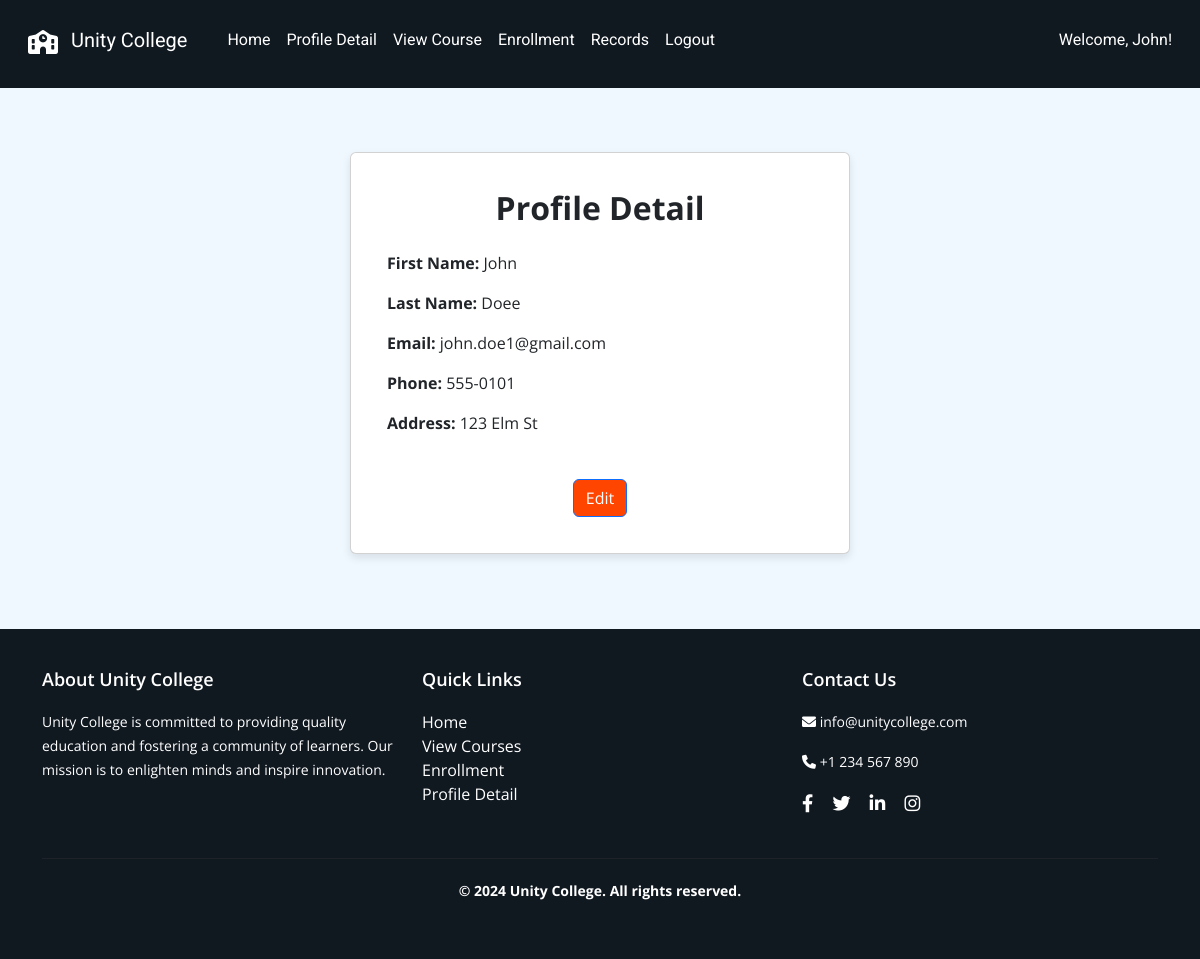
/student/profile (signed in), run on an earlier commit of the app's database.
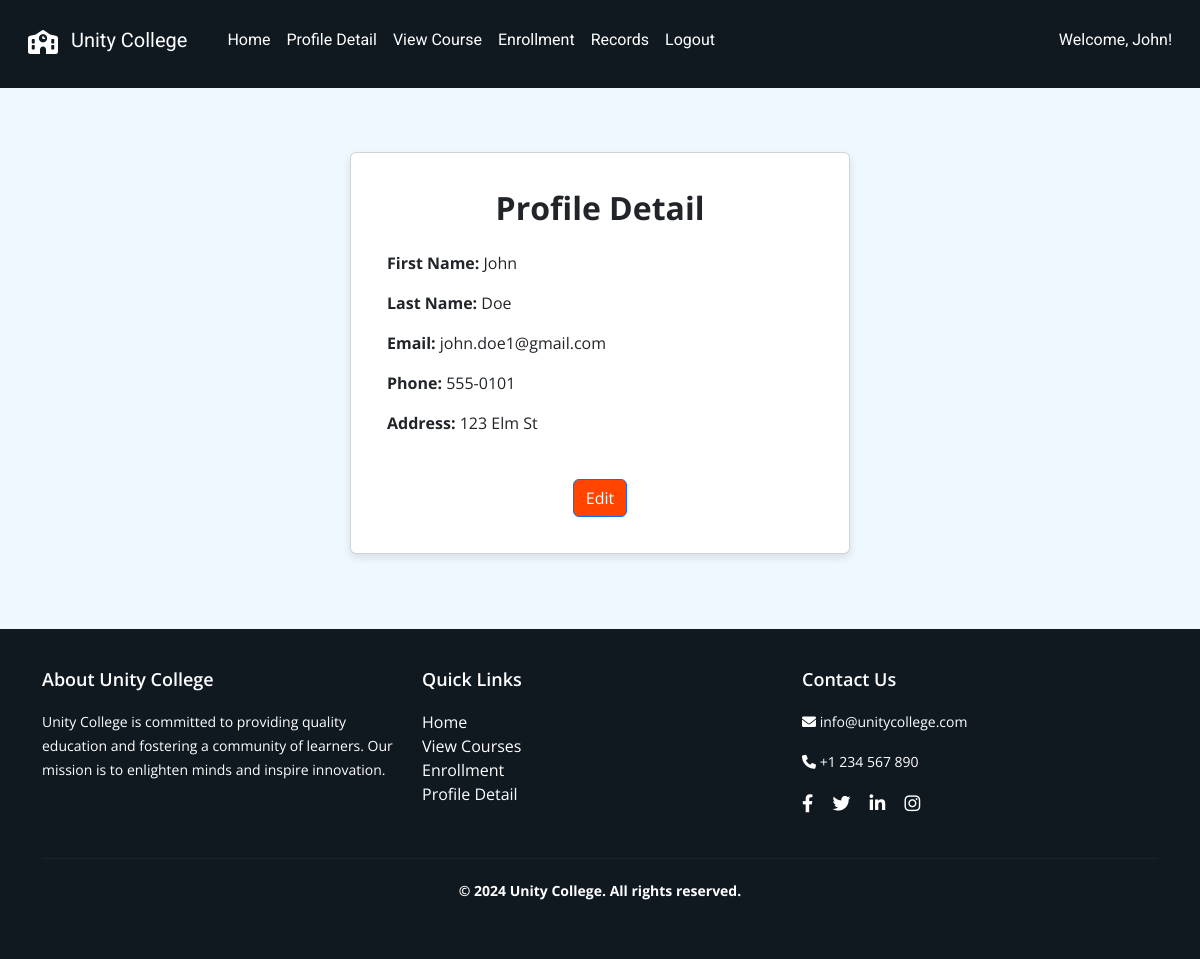
And on a later commit of the database.
### tables this page shows
CREATE TABLE "student" (
    "id" INTEGER PRIMARY KEY AUTOINCREMENT,
    "first_name" TEXT NOT NULL,
    "last_name" TEXT NOT NULL,
    "email" TEXT NOT NULL,
    "phone" INTEGER NOT NULL,
    "address" TEXT NOT NULL,
    "password" TEXT NOT NULL
);

### app.py (the view)
@app.route("/student/profile")
def view_profile():
    if 'username' not in session or session.get('user_type') != 'student':
        return redirect(url_for('student_login'))
    username = session.get('username')
    try:
        profile = query_db("SELECT first_name, last_name, email, phone, address FROM student WHERE first_name = ?", (username,), one=True)
        if not profile:
            return redirect(url_for('home'))
    except Exception as e:
        print(traceback.format_exc())
        profile = {}
    return render_template("student/profile.html", profile=profile, username=username)

### dbcontroller.py (called while the page is built)
def query_db(query, args=(), one=False):
    con = sqlite3.connect('advweb.db')
    cur = con.cursor()
    cur.execute(query, args)
    rv = cur.fetchall()
    cur.close()
    con.close()
    return (rv[0] if rv else None) if one else rv

### templates/student/profile.html
{% extends "/student/layout.html" %} {% block content %}
<link rel="stylesheet" href="/static/css/student/profile.css" />
<div class="container mt-5">
  <div class="card profile-card mx-auto">
    <div class="card-body">
      <h2 class="text-center mb-4"><strong>Profile Detail</strong></h2>
      <p><strong>First Name:</strong> {{ profile[0] }}</p>
      <p><strong>Last Name:</strong> {{ profile[1] }}</p>
      <p><strong>Email:</strong> {{ profile[2] }}</p>
      <p><strong>Phone:</strong> {{ profile[3] }}</p>
      <p><strong>Address:</strong> {{ profile[4] }}</p>
      <div class="text-center mt-4">
        <a href="{{ url_for('edit_profile') }}" class="btn btn-primary">Edit</a>
      </div>
    </div>
  </div>
</div>
{% endblock %}

### templates/student/layout.html (shortened to what this page needs)
<!DOCTYPE html>
<html lang="en">
  <head>
    <link
      href="https://cdn.jsdelivr.net/npm/bootstrap@5.3.0/dist/css/bootstrap.min.css"
      rel="stylesheet"
    />
    <link href="/static/css/student/layout.css" rel="stylesheet" />
    <link
      rel="stylesheet"
      href="https://cdnjs.cloudflare.com/ajax/libs/font-awesome/6.0.0-beta3/css/all.min.css"
    />
  </head>
  <body>
    <nav class="navbar navbar-expand-lg navbar-light navbar-custom">
      <div class="container-fluid">
        <a class="navbar-brand" href="#">
          <i class="fas fa-school me-2"></i> Unity College
        </a>
        <div class="collapse navbar-collapse" id="navbarNav">
          <ul class="navbar-nav me-auto">
            <li class="nav-item">
              <a class="nav-link" href="{{ url_for('home') }}">Home</a>
            </li>
            <li class="nav-item">
              <a class="nav-link" href="{{ url_for('view_profile') }}"
                >Profile Detail</a
              >
            </li>
            <li class="nav-item">
              <a class="nav-link" href="{{ url_for('view_courses') }}"
                >View Course</a
              >
            </li>
            <li class="nav-item">
              <a class="nav-link" href="{{ url_for('student_enroll') }}"
                >Enrollment</a
              >
            </li>
            <li class="nav-item">
              <a class="nav-link" href="{{ url_for('view_enrollment_records')}}"
                >Records</a
              >
            </li>
            {% if username %}
            <li class="nav-item">
              <a class="nav-link" href="{{ url_for('student_logout') }}"
                >Logout</a
              >
            </li>
            {% else %}
            <li class="nav-item">
              <a class="nav-link" href="{{ url_for('student_signup') }}"
                >Sign Up</a
              >
            </li>
            {% endif %}
          </ul>
          {% if username %}
          <div class="d-flex">
            <span class="navbar-text me-3">Welcome, {{ username }}!</span>
          </div>
          {% endif %}
        </div>
      </div>
    </nav>
    <div class="container mt-4">{% block content %}{% endblock %}</div>
    <footer class="footer mt-4 text-white">
      <div class="container">
        <div class="row">
          <div class="col-md-4">
            <h5>About Unity College</h5>
            <p>
              Unity College is committed to providing quality education and
              fostering a community of learners. Our mission is to enlighten
              minds and inspire innovation.
            </p>
          </div>
          <div class="col-md-4">
            <h5>Quick Links</h5>
            <ul class="list-unstyled">
              <li>
                <a href="{{ url_for('home') }}" class="footer-link">Home</a>
              </li>
              <li>
                <a href="{{ url_for('view_courses') }}" class="footer-link"
                  >View Courses</a
                >
              </li>
              <li>
                <a href="{{ url_for('student_enroll') }}" class="footer-link"
                  >Enrollment</a
                >
              </li>
              <li>
                <a href="{{ url_for('view_profile') }}" class="footer-link"
                  >Profile Detail</a
                >
              </li>
            </ul>
          </div>
          <div class="col-md-4">
            <h5>Contact Us</h5>
            <p><i class="fas fa-envelope"></i> info@unitycollege.com</p>
            <p><i class="fas fa-phone"></i> +1 234 567 890</p>
            <div class="social-icons">
              <a href="#" class="footer-link"
                ><i class="fab fa-facebook-f"></i
              ></a>
              <a href="#" class="footer-link"><i class="fab fa-twitter"></i></a>
              <a href="#" class="footer-link"
                ><i class="fab fa-linkedin-in"></i
              ></a>
              <a href="#" class="footer-link"
                ><i class="fab fa-instagram"></i
              ></a>
            </div>
          </div>
        </div>
        <div class="row mt-3">
          <div class="col-12">
            <hr class="footer-hr" />
            <p class="text-center">
              <strong>&copy; 2024 Unity College. All rights reserved.</strong>
            </p>
          </div>
        </div>
      </div>
    </footer>
  </body>
</html>

### static/css/student/layout.css (style rules this page uses)
html, body { height: 100%; margin: 0; font-family: "Open Sans", sans-serif; }
body { display: flex; flex-direction: column; }
.container { flex: 1; }
.navbar-custom { background-color: #101820; color: #ffffff; }
.container-fluid { background-color: #101820; }
.navbar-brand i { font-size: 1.5rem; vertical-align: middle; }
.navbar-custom .navbar-brand, .navbar-custom .nav-link { color: #ffffff; font-family: "Roboto", sans-serif; padding: 0.5rem 1rem; }
@media (min-width: 768px) { .navbar-custom { height: 80px; } }
@media (min-width: 768px) { .navbar-custom .navbar-brand, .navbar-custom .nav-link { line-height: 80px; } }
.navbar-text { color: #ffffff; font-family: "Roboto", sans-serif; }
.footer { background-color: #101820; color: #ffffff; padding: 40px 0; font-family: "Open Sans", sans-serif; box-shadow: none; position: relative; z-index: 2; }
.footer h5 { font-size: 18px; margin-bottom: 20px; font-weight: 600; }
.footer p { font-size: 14px; line-height: 1.7; }
.footer .footer-link { color: #ffffff; text-decoration: none; }
.footer .social-icons { margin-top: 10px; }
.footer .social-icons a { color: #ffffff; margin-right: 15px; font-size: 18px; text-decoration: none; }
.footer-hr { border-color: #444; margin: 20px 0; }
.btn-primary { background-color: #ff4500; color: #ffffff; }
body { background-color: #f0f8ff; }

### static/css/student/profile.css (style rules this page uses)
.profile-card { max-width: 500px; margin: 0 auto; padding: 20px; box-shadow: 0 4px 8px rgba(0, 0, 0, 0.1); margin-bottom: 50px; }
.card-body p { text-align: justify; }
.card-body h2 { text-align: center; }
.card-body .btn { margin-top: 20px; }

What changed in the data, as far as the page shows it:
changed student "John": last_name "Doee" → "Doe"
